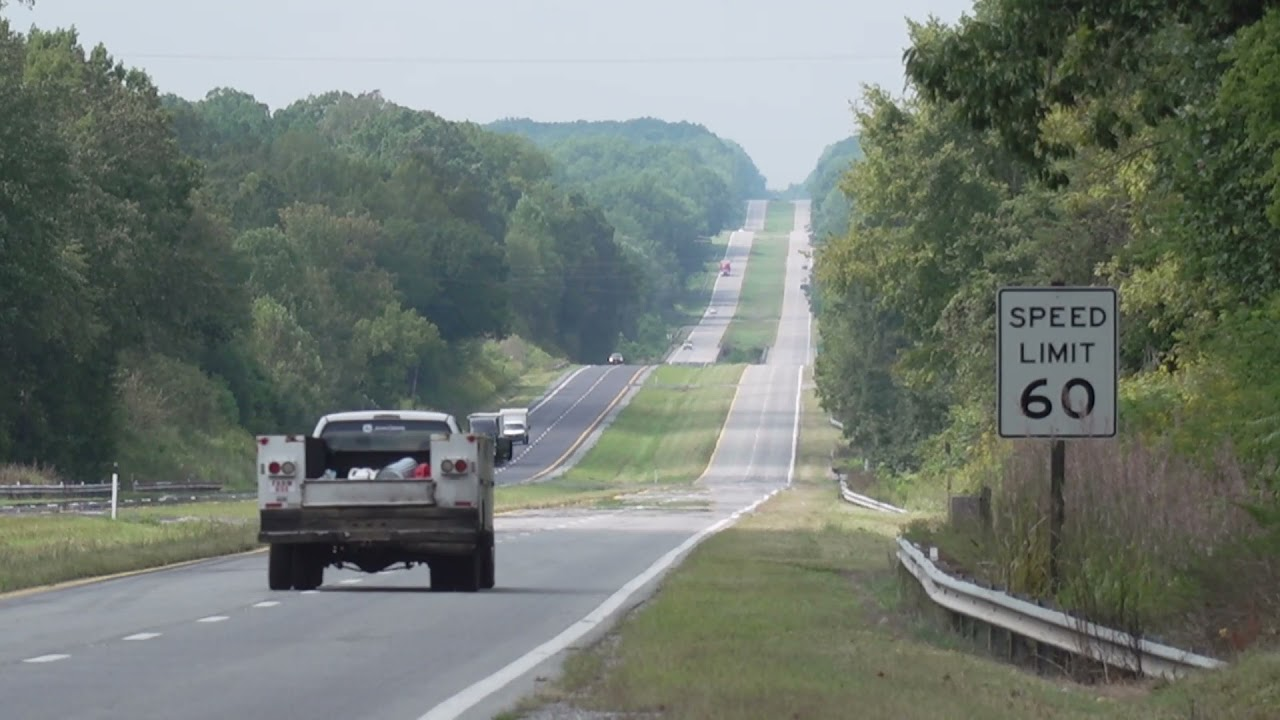
#> input picture tofoggy.jpg, 1280 x 720 px, found by its file name
$ jupyter execute fog.ipynb
#> lines starting #> are read from the running program, lines starting #| are printed output that depends on the picture
[cell 1]
import cv2
import numpy as np

def fog_image(clean_img, A=0.5, i=0, alpha=0.004):
    """
    Generate a foggy image from a clean image using:
        d(x) = alpha * rho(x),
        t(x) = exp(-beta * d(x)),
        I(x) = J(x)*t(x) + A*(1 - t(x)),

    where:
        rho(x) is the distance from the image center.
        beta = 0.05 * i      <-- so beta=0 when i=0
        alpha is a user-chosen scaling factor for the distance.

    Parameters
    ----------
    clean_img : np.ndarray (H,W,C)
    A : float
        Global atmospheric light, e.g. 0.5
    i : int
        Fog level index (0 to 9).
    alpha : float
        Scales distance -> depth. Adjust this to get stronger/weaker fog.

    Returns
    -------
    foggy_img : np.ndarray (H,W,C) in uint8
    """
    # Convert to float32 in [0, 1]
    if clean_img.dtype != np.float32:
        J = clean_img.astype(np.float32) / 255.0
    else:
        J = clean_img

    rows, cols = J.shape[:2]

    # Create meshgrid for pixel coordinates
    yy, xx = np.mgrid[0:rows, 0:cols]

    # Distance of each pixel from image center
    cy, cx = rows / 2, cols / 2
    rho = np.sqrt((yy - cy)**2 + (xx - cx)**2)

    # Ensure i=0 => beta=0, so no fog
    beta = 0.05 * i   # i in [0..9], so range is [0..0.45]

    # Depth map: d(x) = alpha * rho(x)
    d = alpha * rho

    # Transmission map: t(x) = exp(-beta * d)
    t = np.exp(-beta * d)

    # Reshape t to broadcast over color channels
    if len(J.shape) == 3 and J.shape[2] == 3:
        t_3d = np.repeat(t[..., np.newaxis], 3, axis=2)
    else:
        t_3d = t  # for grayscale

    # I(x) = J(x)*t + A*(1 - t)
    foggy_img = J * t_3d + A * (1.0 - t_3d)

    # Convert back to uint8
    foggy_img = np.clip(foggy_img * 255.0, 0, 255).astype(np.uint8)
    return foggy_img

def main():
    # 1. Load a clean image
    clean_img = cv2.imread("/home/hawk/Desktop/CMU/tofoggy.jpg")
#> clean_img is the input picture: shape (720, 1280, 3); mean B, G, R 113.8, 121.3, 113.2
    if clean_img is None:
        raise ValueError("Could not open or find the image. Check the file path.")

    # 2. Generate and save 10 foggy images (i from 0 to 9)
    for i in range(10):
        foggy = fog_image(clean_img, A=0.5, i=i, alpha=0.004)
        out_name = f"fog_level_{i}.png"
        cv2.imwrite(out_name, foggy)
        print(f"Saved {out_name}")

if __name__ == '__main__':
    main()

[cell 2]
import cv2
import numpy as np

def darken_image(input_img, darkening_factor=0.9):
    """
    Darken the image by a linear factor (0 < darkening_factor < 1).
    You could replace this with a gamma correction if you prefer.
    """
#> called with darkening_factor = 0.85
    # Convert to float in [0,1]
    img_float = input_img.astype(np.float32) / 255.0
    # Apply darkening
    darkened = img_float * darkening_factor
    # Convert back to uint8
    out = np.clip(darkened * 255, 0, 255).astype(np.uint8)
    return out

def light_fog_attenuation(input_img, visibility_distance=500, atmospheric_light=0.8):
    """
    Apply a mild fog effect with high visibility (meaning it won't be very strong).
    We use a simple center-based depth approach.
    For real fog, you might have a true depth map. Here, we fake it.
    """
#> called with visibility_distance = 600, atmospheric_light = 0.8
    # Convert to float in [0,1]
    img_float = input_img.astype(np.float32) / 255.0
    h, w = img_float.shape[:2]
#> h = 720; w = 1280

    # Create a 'fake' depth based on distance from center
    yy, xx = np.mgrid[0:h, 0:w]
    cy, cx = h / 2, w / 2
#> cy = 360; cx = 640
    rho = np.sqrt((yy - cy)**2 + (xx - cx)**2)  # distance from center

    # We'll define beta from the 'visibility_distance'
    # Typically, visibility ~ 1/beta in very rough approximations,
    # so let's do beta = 1 / visibility_distance
    beta = 1.0 / max(visibility_distance*2, 1e-6)

    # Transmission map: t(x) = exp(-beta * depth). We'll treat depth ~ rho.
    # We scale 'rho' so that corners have ~ some max depth.
    # This is just a toy approach.
    rho_scaled = rho / (max(h, w) * 0.5)  # normalized 0..1 near corners
    t = np.exp(-beta * rho_scaled * max(h, w))  # rough scaling

    # Reshape for broadcast if 3 channels
    if len(img_float.shape) == 3 and img_float.shape[2] == 3:
        t_3d = np.repeat(t[..., np.newaxis], 3, axis=2)
    else:
        t_3d = t

    # Fog formula: Ifog(x) = I(x)*t(x) + A*(1 - t(x))
    foggy = img_float * t_3d + atmospheric_light * (1.0 - t_3d)
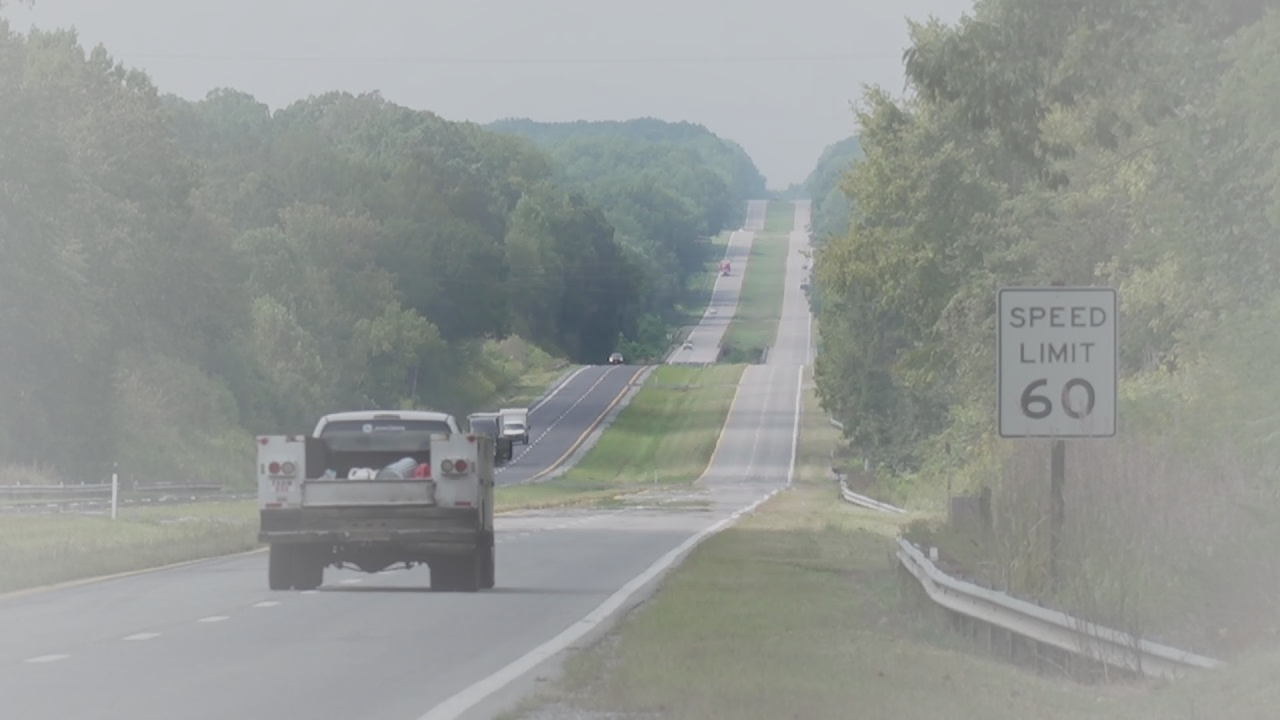
#> foggy: shape (720, 1280, 3) float64; mean B, G, R 0.581, 0.593, 0.578

    # Convert back to uint8
    out = np.clip(foggy * 255, 0, 255).astype(np.uint8)
    return out

def generate_rain_layer(shape,
                        gauss_mean=0,
                        gauss_std=0.3,
                        motion_blur_ksize=15,
                        motion_angle=-25,
                        scale=1.0,
                        brightness_scale=1.5):
    """
    Create a 'rain streak' layer by:
      1) generating 2D Gaussian noise
      2) applying motion blur
      3) optional scale/crop
      4) color/level adjustment

    Returns a float32 [H,W,3] with prominent white streaks on black.
    """
#> called with shape = (720, 1280, 3), gauss_mean = 0, gauss_std = 0.3, motion_blur_ksize = 15, motion_angle = -30, scale = 1, brightness_scale = 1.8

    h, w = shape[:2]

    # 1) Gaussian noise in 2D
    noise = np.random.normal(gauss_mean, gauss_std, (h, w)).astype(np.float32)

    # 2) Motion blur
    # Create a 'vertical line' kernel and rotate it by motion_angle
    kernel = np.zeros((motion_blur_ksize, motion_blur_ksize), dtype=np.float32)
    kernel[:, motion_blur_ksize // 2] = 1.0
    kernel /= motion_blur_ksize

    center = (motion_blur_ksize / 2, motion_blur_ksize / 2)
    rot_mat = cv2.getRotationMatrix2D(center, motion_angle, 1.0)
#> rot_mat = [[0.866, -0.5, 4.75], [0.5, 0.866, -2.75]]
    kernel_rotated = cv2.warpAffine(kernel, rot_mat, (motion_blur_ksize, motion_blur_ksize))

    streaks = cv2.filter2D(noise, -1, kernel_rotated)
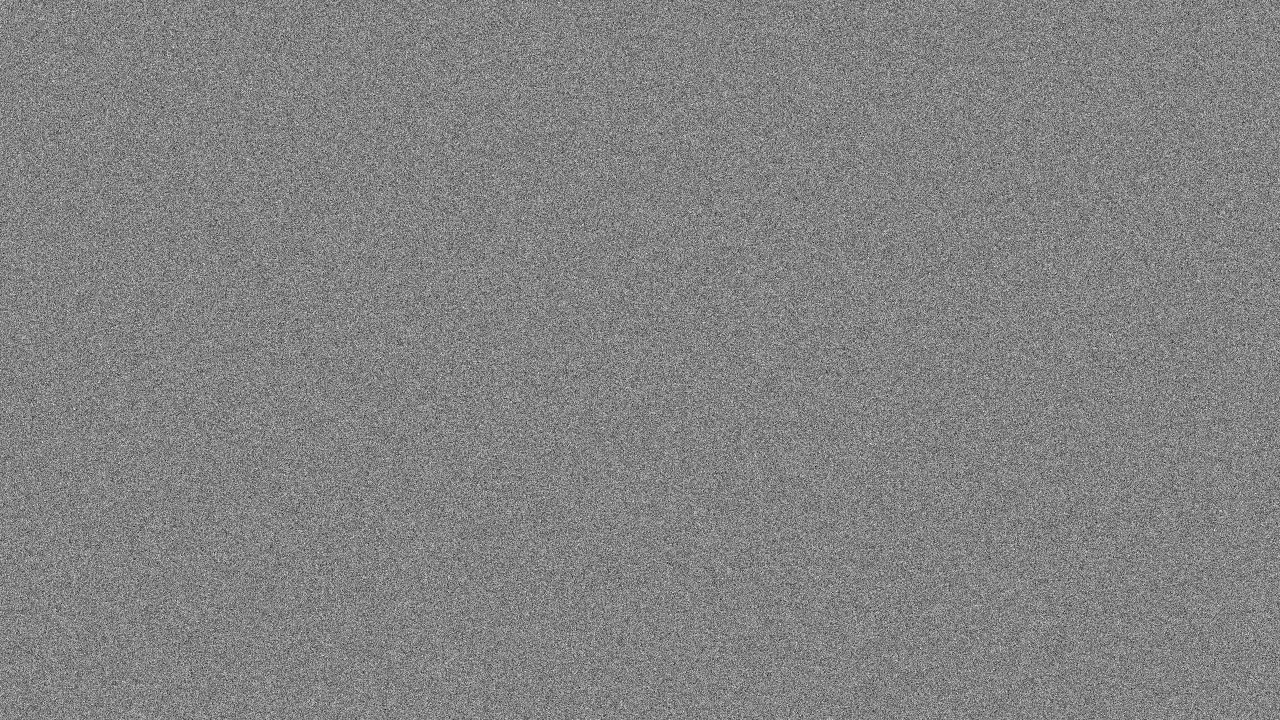
#> noise: shape (720, 1280) float32; min -1.5, max 1.41, mean 0.000571; drawn with min black and max white

    # 3) Scale if needed (simulate near/far streaks).
    #    Here, we do a uniform scale, but you could do random crops to vary.
    if abs(scale - 1.0) > 1e-3:
        new_w = int(w * scale)
        new_h = int(h * scale)
        # Resize up or down
        streaks_resized = cv2.resize(streaks, (new_w, new_h), interpolation=cv2.INTER_LINEAR)

        # Then crop (or pad) back to original (h, w)
        if new_h >= h and new_w >= w:
            # crop center
            start_y = (new_h - h) // 2
            start_x = (new_w - w) // 2
            streaks = streaks_resized[start_y:start_y+h, start_x:start_x+w]
        else:
            # If smaller, center it on black
            out = np.zeros((h, w), dtype=np.float32)
            y_off = (h - new_h) // 2
            x_off = (w - new_w) // 2
            out[y_off:y_off+new_h, x_off:x_off+new_w] = streaks_resized
            streaks = out

    # 4) Color/level adjustment to keep "prominent" streaks
    #    We'll just do a simple brightness scaling and clamp to [0,1].
    #    Then interpret negative values as black, positive as white streaks.
    streaks *= brightness_scale
    streaks = np.clip(streaks, 0.0, 1.0)  # keep in [0..1]
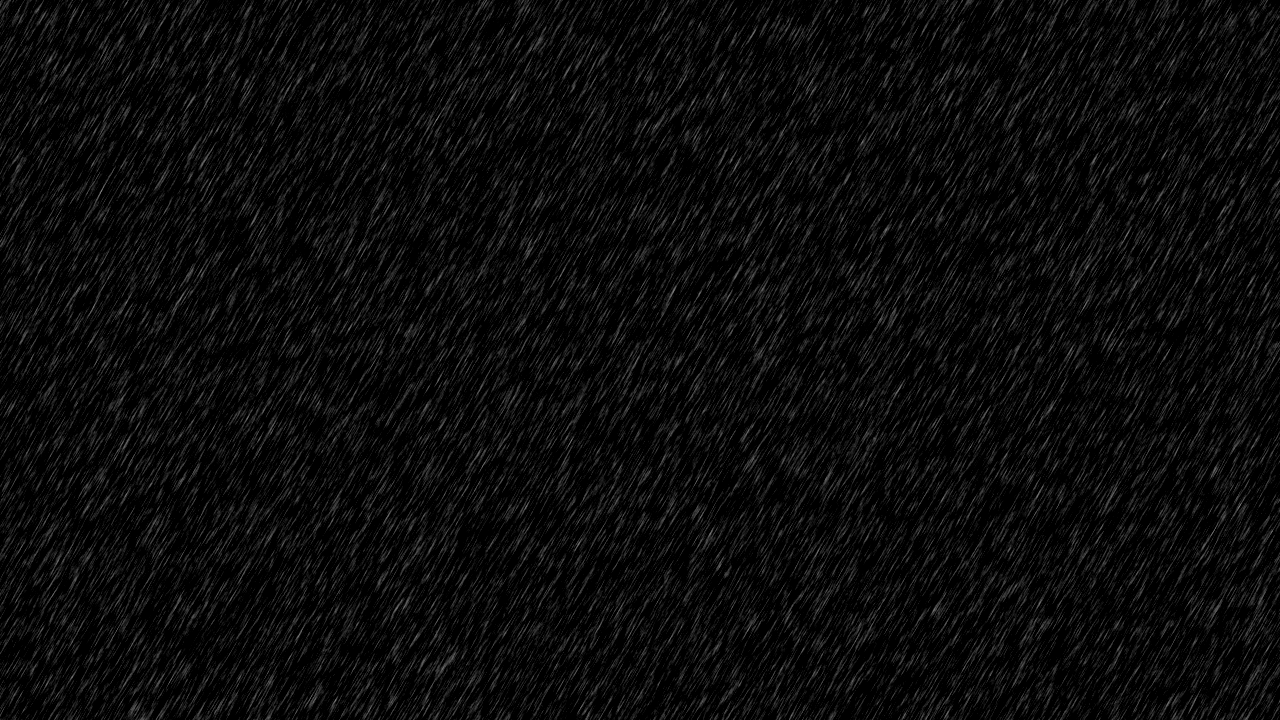
#> streaks: shape (720, 1280) float32; min 0, max 0.514, mean 0.0454

    # Convert to a 3-channel image (white streaks on black)
    streaks_3c = np.dstack([streaks, streaks, streaks])  # shape: [H,W,3], float32 in [0..1]

    return streaks_3c

def blend_rain_layer(base_img, rain_layer, alpha=0.3):
    """
    Blend the rain layer with the base image using:
      Iblend = Io*(1-alpha) + l*alpha
    base_img, rain_layer assumed float32 [0..1].
    alpha in [0..1].
    """
#> called with alpha = 0.3
    return base_img * (1 - alpha) + rain_layer * alpha
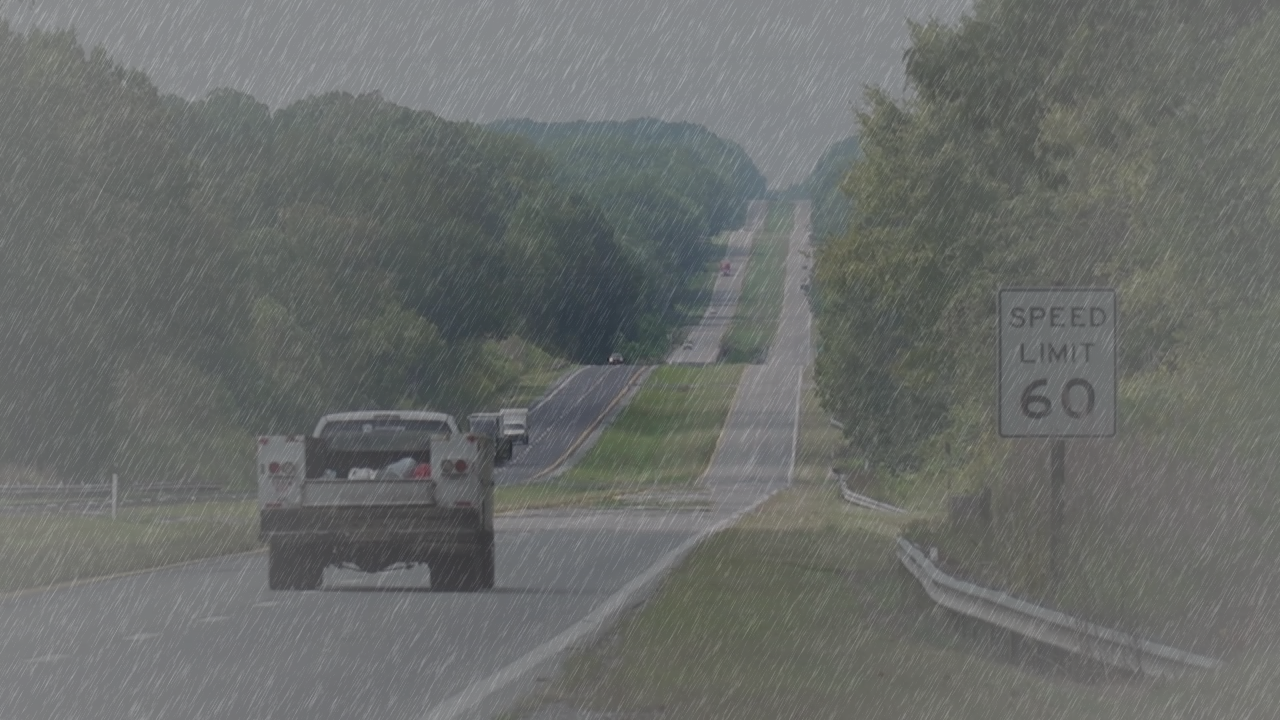
#> returned value: shape (720, 1280, 3) float32; mean of channels 0, 1, 2 0.419, 0.428, 0.417; drawn as B, G, R

def rain_augmentation_pipeline(input_img,
                              darkening_factor=0.9,
                              visibility_distance=500,
                              atmospheric_light=0.8,
                              gauss_std=0.3,
                              motion_blur_ksize=15,
                              motion_angle=-25,
                              scale=1.0,
                              brightness_scale=1.5,
                              alpha=0.3):
    """
    An example pipeline combining:
      1) Darkening
      2) Light fog attenuation
      3) Rain layer generation
      4) Final blend
    """

    # 1) Darken
    darkened = darken_image(input_img, darkening_factor=darkening_factor)

    # 2) Light Fog
    fogged = light_fog_attenuation(darkened,
                                   visibility_distance=visibility_distance,
                                   atmospheric_light=atmospheric_light)

    # Convert to float in [0,1] for further blending
    base_float = fogged.astype(np.float32) / 255.0

    # 3) Generate rain streak layer
    rain_layer = generate_rain_layer(shape=fogged.shape,
                                     gauss_std=gauss_std,
                                     motion_blur_ksize=motion_blur_ksize,
                                     motion_angle=motion_angle,
                                     scale=scale,
                                     brightness_scale=brightness_scale)

    # 4) Final blend: Iblend = Io*(1-alpha) + l*alpha
    #    Where Io = 'base_float' and l = 'rain_layer'.
    out_float = blend_rain_layer(base_float, rain_layer, alpha=alpha)

    # Convert back to uint8
    out_img = np.clip(out_float * 255.0, 0, 255).astype(np.uint8)
    return out_img

def main():
    # Example usage
    clean_img = cv2.imread("/home/hawk/Desktop/CMU/tofoggy.jpg")
    if clean_img is None:
        raise IOError("Could not open or find 'clean_image.jpg'.")

    # Try default parameters (light fog + mild rain)
    out_rain = rain_augmentation_pipeline(
        clean_img,
        darkening_factor=0.85,     # make image a bit darker
        visibility_distance=600,   # large => very mild fog
        atmospheric_light=0.8,     # light color for the mild fog
        gauss_std=0.3,            # standard deviation for noise
        motion_blur_ksize=15,     # size for motion blur kernel
        motion_angle=-30,         # tilt for rain streaks
        scale=1.0,                # scale for streak size
        brightness_scale=1.8,     # how bright the streaks are
        alpha=0.3                 # how strongly to blend the streaks
    )

    cv2.imwrite("rain_augmented.jpg", out_rain)
    print("Saved 'rain_augmented.jpg' with synthetic rain.")

if __name__ == "__main__":
    main()
